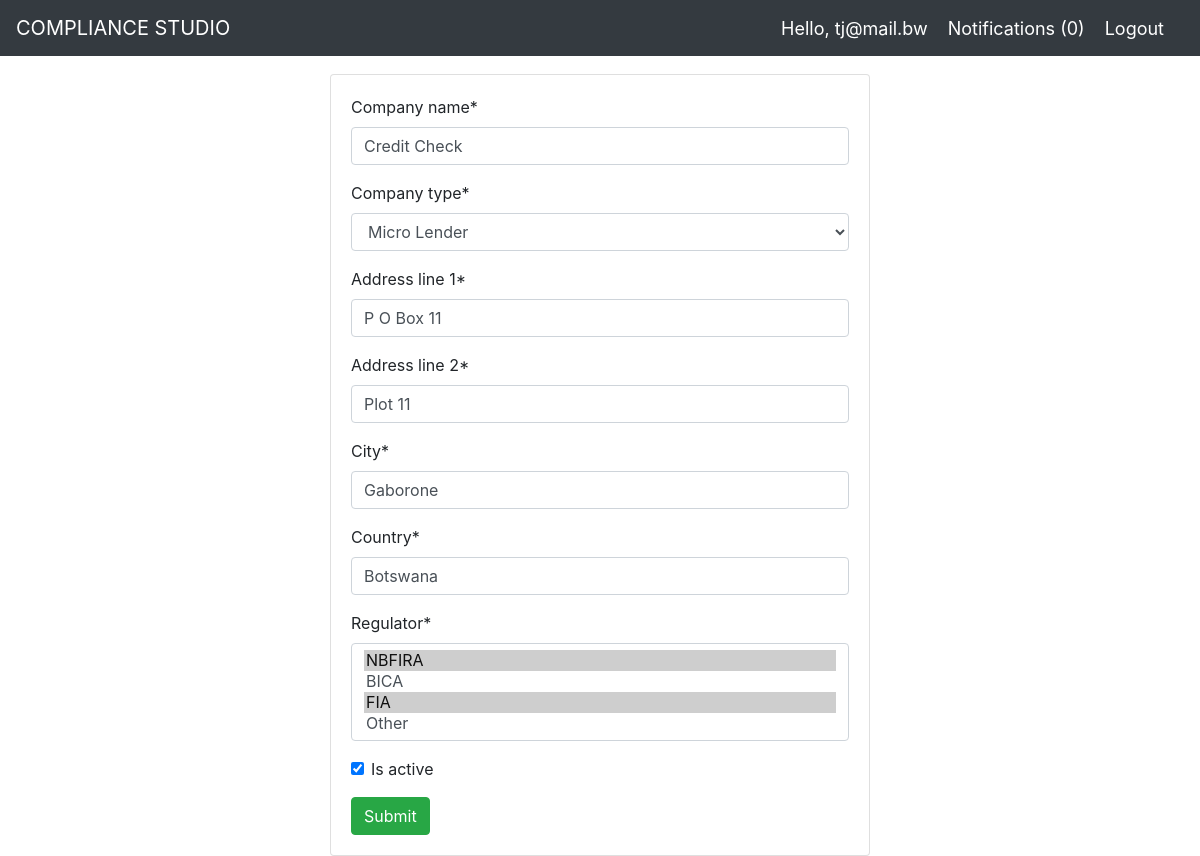
Page /companyUpdate/1 (signed in) on the committed database.
### unsc/models.py (models this page shows, shortened)
class User(AbstractUser):
   is_regulator = models.BooleanField(default=False)
   is_officer = models.BooleanField(default=True)
   work_number = models.CharField(max_length=64, default=3650000)
   cellphone_number = models.CharField(max_length=64, default=72000000)
   business_name = models.ForeignKey('Company', null=True, on_delete=SET_NULL)

class Company(models.Model):
    company_name = models.CharField(max_length=255, unique=True)
    company_type = models.ForeignKey(CompanyType, null=True, on_delete=models.SET_NULL)
    address_line_1 = models.CharField(max_length=255)
    address_line_2 = models.CharField(max_length=255)
    city = models.CharField(max_length=255)
    country = models.CharField(max_length=255)
    regulator = models.ManyToManyField(Regulator)
    slug = models.SlugField(max_length=255, unique=True)
    created_by = models.ForeignKey(User, null=True, on_delete=models.SET_NULL)
    is_active = models.BooleanField(default=False)
    create_date = models.DateTimeField(auto_now_add=True)
    update_date = models.DateTimeField(auto_now=True)
    class Meta:
        verbose_name_plural = 'Companies'

class CompanyType(models.Model):
    TYPES = [
        ('Bank', 'Bank'),
        ('Micro Lender', 'Micro Lender'),
        ('Insurer','Insurer'),
        ('Asset Management','Asset Management'),
        ('Lawyers','Lawyers')
    ]
    company_type = models.CharField(max_length=64, choices=TYPES, unique=True)
    created_by = models.ForeignKey(User, null=True, on_delete=models.SET_NULL)
    create_date = models.DateTimeField(auto_now_add=True)
    update_date = models.DateTimeField(auto_now=True)
    def __str__(self):
        return self.company_type

class Regulator(models.Model):
    REG = [
        ('NBFIRA', 'NBFIRA'),
        ('BICA', 'BICA'),
        ('FIA','FIA'),
        ('Other','Other'),
    ]
    regulator = models.CharField(max_length=64, choices=REG, unique=True)
    created_by = models.ForeignKey(User, null=True, on_delete=models.SET_NULL)
    create_date = models.DateTimeField(auto_now_add=True)
    update_date = models.DateTimeField(auto_now=True)
    def __str__(self):
        return self.regulator

### unsc/views.py (the view, shortened to what this page needs)
# urls.py: path('companyUpdate/<int:pk>', views.CompanyUpdateView.as_view(), name='company-update'),
class CompanyUpdateView(LoginRequiredMixin, UpdateView):
    template_name = 'unsc/companyUpdate.html'
    queryset = Company.objects.all()
    form_class = CreateCompanyForm
    context_object_name = 'form'

### unsc/forms.py
class CreateCompanyForm(ModelForm):
    class Meta:
        model = Company
        fields = ['company_name','company_type','address_line_1','address_line_2',
                    'city','country','regulator','is_active']

### notification/context_processor.py (called while the page is built)
def notifications(request):
    if request.user.is_authenticated:
        return {'notifications': request.user.to_user.filter(is_read=False)}
    else:
        return {'notifications': []}

### unsc/templates/unsc/companyUpdate.html (shortened to what this page needs)
{% extends 'unsc/main.html' %}
{% load crispy_forms_tags %}
{% block content %}
<br>
<div class="container">
    <div class="row">
        <div class="col-md-6 mx-auto">
            <div class="card card-body">
                <form action="" method="POST" enctype="multipart/form-data">
                    {{form|crispy}}
                    <input class="btn btn-success" type="submit" value="Submit">
                </form>
            </div>
        </div>
    </div>
</div>
{% endblock %}

### unsc/templates/unsc/navbar.html (shortened to what this page needs)
  <nav class="navbar navbar-expand-lg fixed-top navbar-dark bg-dark">
      <a class="navbar-brand" href="#">COMPLIANCE STUDIO</a>
    {% if request.user.is_authenticated %}
      <span class="hello-msg">Hello, {{request.user}}</span>
      <span><a  class="notifications" href="{% url 'unsc:notifications' %}">Notifications ({{notifications.count}})</a></span>
      <span><a class="hello-msg" href="{% url 'unsc:logOutPage' %}">Logout</a></span>
    {% endif %}
  </nav>

### unsc/templates/unsc/navbar.html (style rules this page uses)
.hello-msg, .notifications { font-size: 18px; color: #fff; margin-right: 20px; }

### rows in the picture
User: user "tj@mail.bw"
Company: company_name "Credit Check", address_line_1 "P O Box 11", address_line_2 "Plot 11", city "Gaborone", country "Botswana", is_active "☑"
CompanyType: company_type "Micro Lender"
Regulator: regulator "NBFIRA ☑ / BICA / FIA ☑ / Other"

### other values in the picture
{{ notifications.count }} "0"
